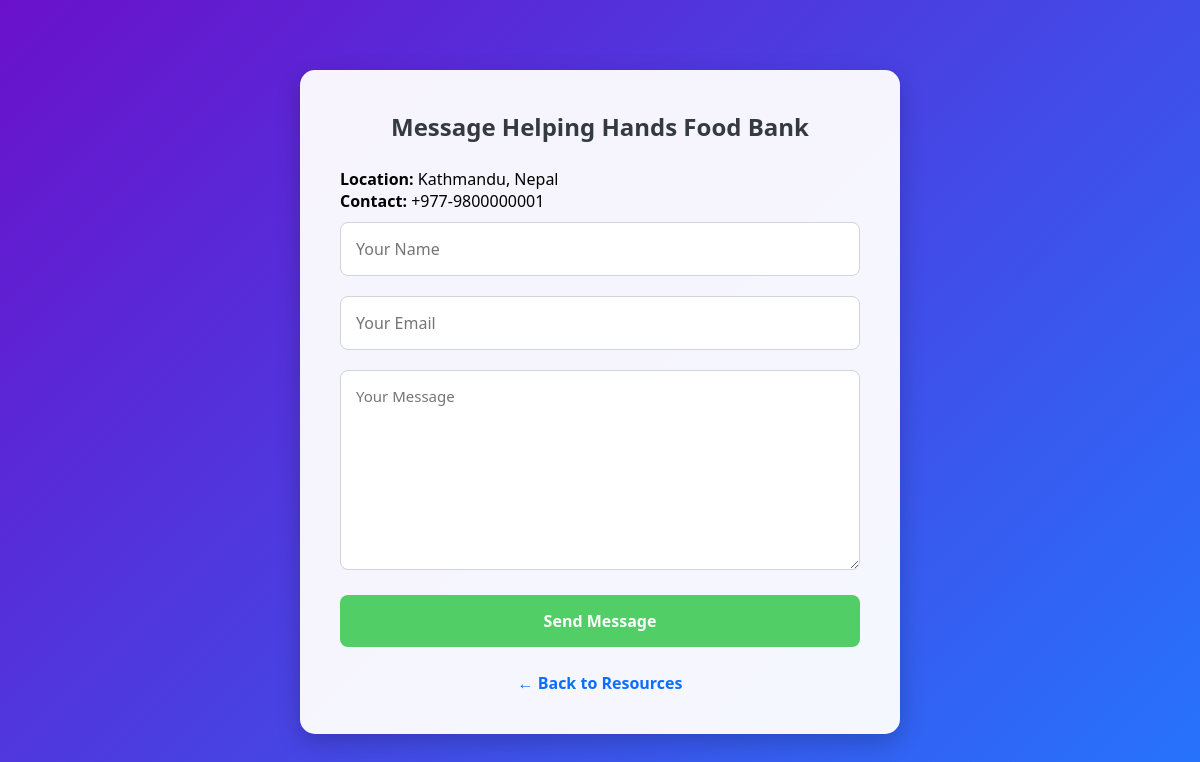
/message.php?resource_id=1, run on the app's committed database.
### tables this page shows
CREATE TABLE `resources` (
  `id` int(11) NOT NULL,
  `name` varchar(100) DEFAULT NULL,
  `category` varchar(50) DEFAULT NULL,
  `location` varchar(100) DEFAULT NULL,
  `description` text DEFAULT NULL,
  `contact` varchar(100) DEFAULT NULL
);

### message.php (the view, shortened to what this page needs)
<?php
include 'includes/db.php';
$resource_id = $_GET['resource_id'] ?? 0;
$res = $conn->query("SELECT * FROM resources WHERE id='$resource_id'")->fetch_assoc();
?>
<!DOCTYPE html>
<html>
<head>
    <link rel="stylesheet" href="assets/style.css">
</head>
<body>
<div id="adminLogin" style="max-width:600px; margin:50px auto;">
    <h2>Message <?php echo $res['name']; ?></h2>
    <p><b>Location:</b> <?php echo $res['location']; ?></p>
    <p><b>Contact:</b> <?php echo $res['contact']; ?></p>
    <form method="post">
        <input type="text" name="sender_name" placeholder="Your Name" required>
        <input type="email" name="sender_email" placeholder="Your Email" required>
        <textarea name="message" placeholder="Your Message" required style="min-height:200px;"></textarea>
        <button type="submit">Send Message</button>
    </form>
    <a href="index.php" style="display:block; text-align:center; margin-top:15px;">← Back to Resources</a>
</div>
</body>
</html>

### assets/style.css (style rules this page uses)
* { margin: 0; padding: 0; box-sizing: border-box; font-family: 'Segoe UI', Tahoma, Geneva, Verdana, sans-serif; }
body { background: linear-gradient(135deg, #6a11cb, #2575fc); min-height: 100vh; padding: 20px; }
input, select { width: 220px; padding: 12px; margin: 5px; border-radius: 8px; border: none; font-size: 16px; transition: all 0.3s; }
#adminLogin { background: rgba(255,255,255,0.95); padding: 40px; border-radius: 15px; max-width: 500px; margin: 50px auto; box-shadow: 0 8px 25px rgba(0,0,0,0.2); }
#adminLogin h2 { text-align: center; margin-bottom: 25px; color: #343a40; }
#adminLogin input, #adminLogin select, #adminLogin textarea, #adminLogin button { width: 100%; margin: 10px 0; padding: 15px; border-radius: 8px; border: 1px solid #ced4da; font-size: 16px; }
#adminLogin textarea { min-height: 250px; max-height: 500px; resize: vertical; padding: 15px; font-size: 15px; }
#adminLogin button { background: #51cf66; border: none; color: #fff; font-weight: 600; cursor: pointer; transition: all 0.3s; }
#adminLogin a { text-decoration: none; color: #0d6efd; font-weight: 600; display: block; text-align: center; margin-top: 15px; transition: all 0.3s; }

### data on the page
resources: name "Helping Hands Food Bank", location "Kathmandu, Nepal", contact "+977-9800000001"
